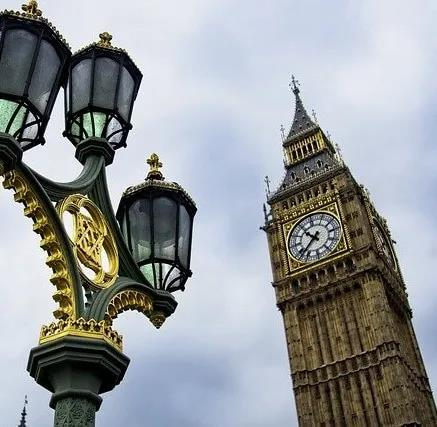
#> input picture matplotdemo/fourier/Elizabeth_Tower.jpg, 437 x 427 px
$ python fourier4.py   (older library calls are emulated)
#> lines starting #> are read from the running program, lines starting #| are printed output that depends on the picture
print("fourier4")


import cv2
import numpy as np
import scipy.fft as fp
import matplotlib.pyplot as plt
import scipy.misc as misc

srcimg = cv2.imread('Elizabeth_Tower.jpg', cv2.IMREAD_GRAYSCALE)
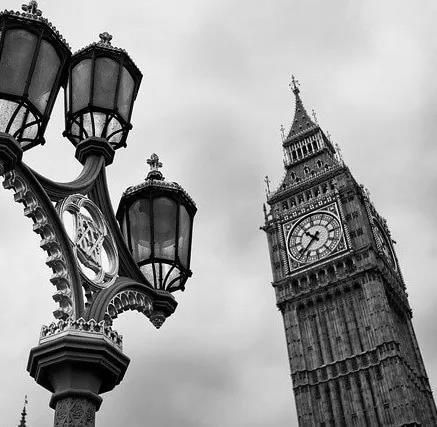
#> srcimg: shape (427, 437); min 0, max 255, mean 151.6
srcimg = srcimg.astype(float)
srcimg = srcimg/srcimg.max()
plt.set_cmap('gray')
plt.title("srcimg")
plt.imshow(srcimg)
plt.show()

fimg = fp.fft2(srcimg)
am = np.abs(fimg)
pm = np.angle(fimg)
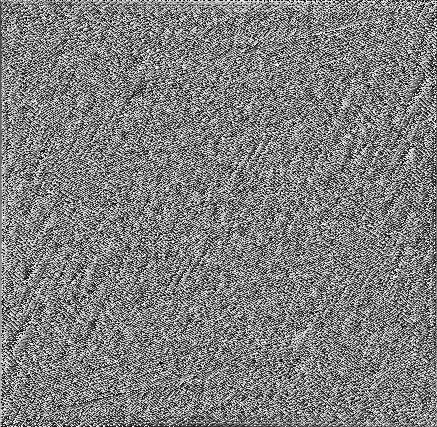
#> pm: shape (427, 437) float64; min -3.14, max 3.14, mean -1.22e-18; drawn with min black and max white
logam = np.log(am)
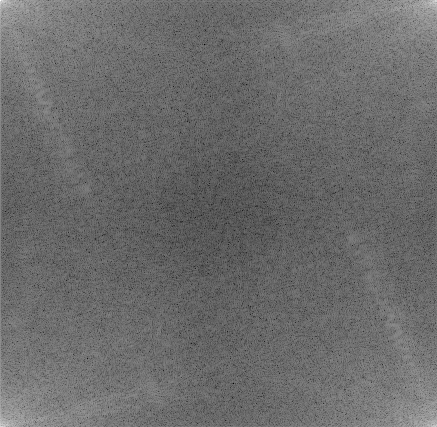
#> logam: shape (427, 437) float64; min -3.01, max 11.62, mean 3.17; drawn with min black and max white
logam = fp.fftshift(logam)
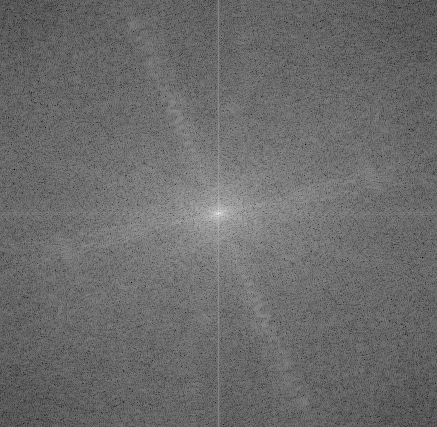
#> logam: shape (427, 437) float64; min -3.01, max 11.62, mean 3.17; drawn with min black and max white
plt.subplot(121)
plt.title('logam')
plt.imshow(logam)
plt.subplot(122)
plt.title('pm')
plt.imshow(pm)
plt.show()

logamex = cv2.rectangle(logam, (5,5), (logam.shape[1]-6, logam.shape[0]-6), 5)
plt.title('logamex')
plt.imshow(logamex)
plt.show()


logam = fp.ifftshift(logam)
covam = np.exp(logam)
covfimg = covam * np.cos(pm) + covam * np.sin(pm) * 1j
covimg = fp.ifft2(covfimg)
plt.set_cmap('gray')
plt.title("covimg")
plt.imshow(covimg.real)
plt.show()
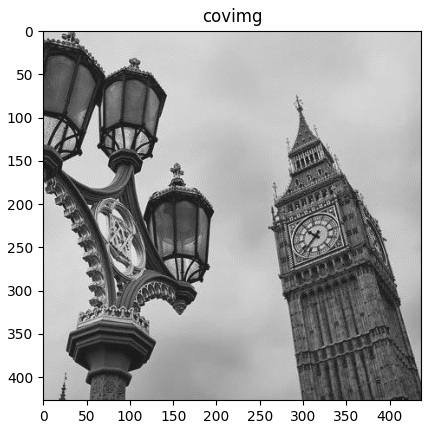
#> figure drawn by matplotlib, 1 panel
